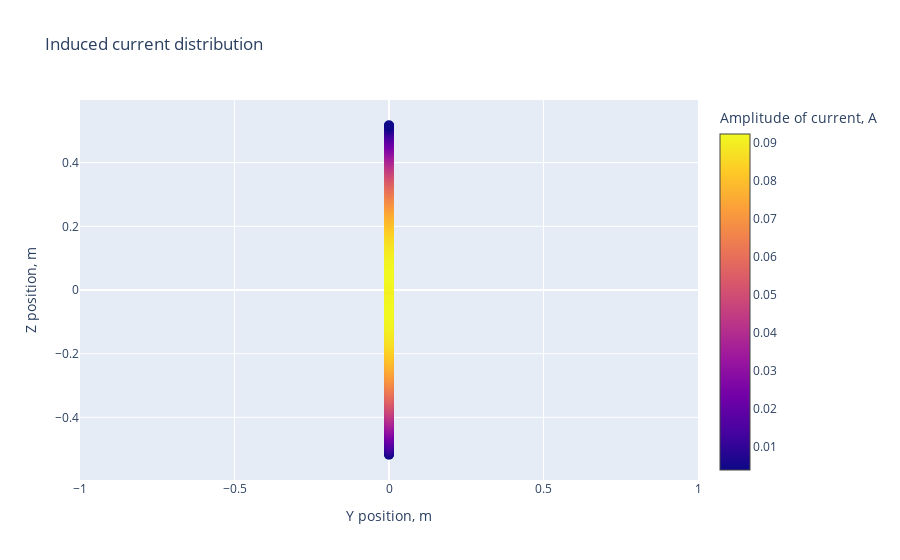
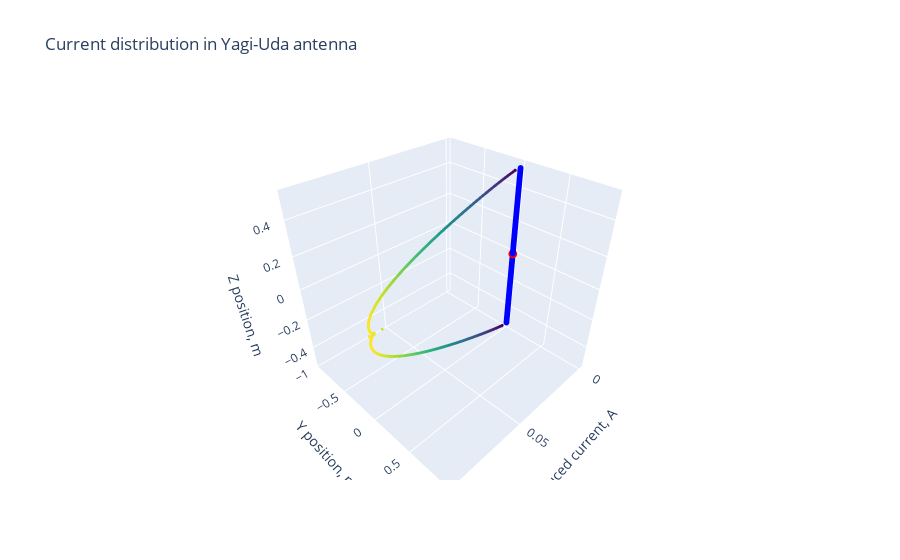

The notebook cell saved with these charts, in order:
### Code cell
from yagi_visualization import plot_2dmodel, plot_together, plot_separately, current_distribution_2d, current_distribution_3d
import matplotlib.pyplot as plt

plt.polar(phi, E_total/np.max(E_total), label = "Total far field")
plt.title("Normalized DP (146 MHz)")
plt.legend()
plot_2dmodel(R, source_position, sum(element_num), delta_z)
plot_together(R_block, current_block)
plot_separately(R_block, current_block)
current_distribution_2d(R, current)
current_distribution_3d(R, source_position, R_block, current_block)

### Figure 1 — Plotly figure (JSON) as saved in the notebook; plotly's stock layout.template omitted (floating-point values rounded to 4 significant figures; data arrays with more than 128 entries replaced by an {"elided": "..."} marker saying what was removed)
{"data": [{"marker": {"color": {"elided": "505 float values"}, "colorbar": {"title": {"text": "Amplitude of current, A"}}, "colorscale": [[0, "#0d0887"], [0.1111, "#46039f"], [0.2222, "#7201a8"], [0.3333, "#9c179e"], [0.4444, "#bd3786"], [0.5556, "#d8576b"], [0.6667, "#ed7953"], [0.7778, "#fb9f3a"], [0.8889, "#fdca26"], [1, "#f0f921"]], "showscale": true, "size": 10}, "mode": "markers", "name": "Точки", "type": "scatter", "x": {"elided": "505 int values"}, "y": {"elided": "505 float values"}}], "layout": {"title": {"text": "Induced current distribution"}, "xaxis": {"title": {"text": "Y position, m"}}, "yaxis": {"title": {"text": "Z position, m"}}}}

### Figure 2 — Plotly figure (JSON) as saved in the notebook; plotly's stock layout.template omitted (floating-point values rounded to 4 significant figures; data arrays with more than 128 entries replaced by an {"elided": "..."} marker saying what was removed)
{"data": [{"marker": {"color": "blue", "size": 2}, "mode": "markers", "type": "scatter3d", "x": {"elided": "505 int values"}, "y": {"elided": "505 int values"}, "z": {"elided": "505 float values"}}, {"marker": {"color": "red", "size": 3}, "mode": "markers", "type": "scatter3d", "x": [0], "y": [0], "z": [0]}, {"marker": {"color": {"elided": "505 float values"}, "colorscale": [[0, "#440154"], [0.1111, "#482878"], [0.2222, "#3e4989"], [0.3333, "#31688e"], [0.4444, "#26828e"], [0.5556, "#1f9e89"], [0.6667, "#35b779"], [0.7778, "#6ece58"], [0.8889, "#b5de2b"], [1, "#fde725"]], "size": 1}, "mode": "markers", "type": "scatter3d", "x": {"elided": "505 float values"}, "y": {"elided": "505 int values"}, "z": {"elided": "505 float values"}}], "layout": {"scene": {"xaxis": {"title": {"text": "Induced current, A"}}, "yaxis": {"title": {"text": "Y position, m"}}, "zaxis": {"title": {"text": "Z position, m"}}}, "showlegend": false, "title": {"text": "Current distribution in Yagi-Uda antenna"}}}
